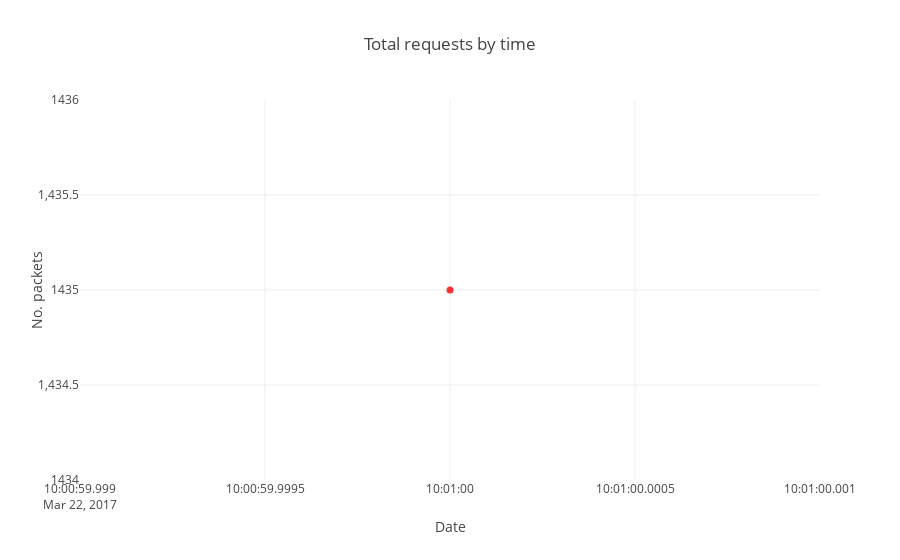

Notebook code for this chart:
### Code cell
#Normal Traffic 
nor  =  dataGroup4 [( dataGroup4 [ 'prediction' ]  ==  1 )] [ 'count' ] 
#Anomalies 
ano  =  dataGroup4 [( dataGroup4 [ 'prediction' ]  ==  - 1 )] [ 'count' ]


normal  =  go . Scatter ( 
    x  =  dataGroup4 [( dataGroup4 [ 'prediction' ]  ==  1 )] [ 'time' ], 
    y  =  nor , 
    mode  =  "lines + markers" , 
    name  =  "Normal Traffic" 
)


anomalies  =  dict ( 
    x = dataGroup4 [( dataGroup4 [ 'prediction' ]  ==  - 1 )] [ 'time' ], 
    y = ano , 
    name  =  "Anomalies" , 
    mode  =  'markers' , 
    marker = Marker ( 
            size = 7 , 
            symbol =  "circle" , 
            color = 'rgb (255, 0, 0)' 
        ), 
    opacity  =  0.8 )

data  =  [ normal ,  anomalies ]

layout  =  dict ( 
    title = 'Total requests by time' , 
    xaxis = dict ( 
        title  =  'Date' , 
        rangeslider = dict (), 
        type = 'date' 
    ), 
    yaxis = dict ( 
        title  =  'No. packets' 
    ), 
    legend = dict ( 
        x = 0 , 
        y = 1 , 
        traceorder = 'normal' , 
        font = dict (
            family = 'sans-serif' , 
            size = 12 , 
            color = '# 000'
         ), 
        bgcolor = '# E2E2E2' , 
        bordercolor = '#FFFFFF' , 
        borderwidth = 2 
    )  
)

fig  =  dict ( data = data ,  layout = layout ) 
iplot ( fig ,  filename  =  "Total requests per time" )

### Figure 1 — Plotly figure (JSON) as saved in the notebook; plotly's stock layout.template omitted (floating-point values rounded to 4 significant figures)
{"data": [{"mode": "lines+markers", "name": "Normal Traffic", "type": "scatter", "uid": "c6904468-ccce-4bbc-9511-082b056d728e", "x": [], "y": []}, {"marker": {"color": "rgb (255, 0, 0)", "size": 7, "symbol": "circle"}, "mode": "markers", "name": "Anomalies", "opacity": 0.8, "type": "scatter", "uid": "43f3b7d4-047a-4058-9b59-e06d16358290", "x": ["2017-03-22 10:01:00"], "y": [1435]}], "layout": {"legend": {"bgcolor": "# E2E2E2", "bordercolor": "#FFFFFF", "borderwidth": 2, "font": {"color": "# 000", "family": "sans-serif", "size": 12}, "traceorder": "normal", "x": 0, "y": 1}, "title": {"text": "Total requests by time"}, "xaxis": {"title": {"text": "Date"}, "type": "date"}, "yaxis": {"title": {"text": "No. packets"}}}}
